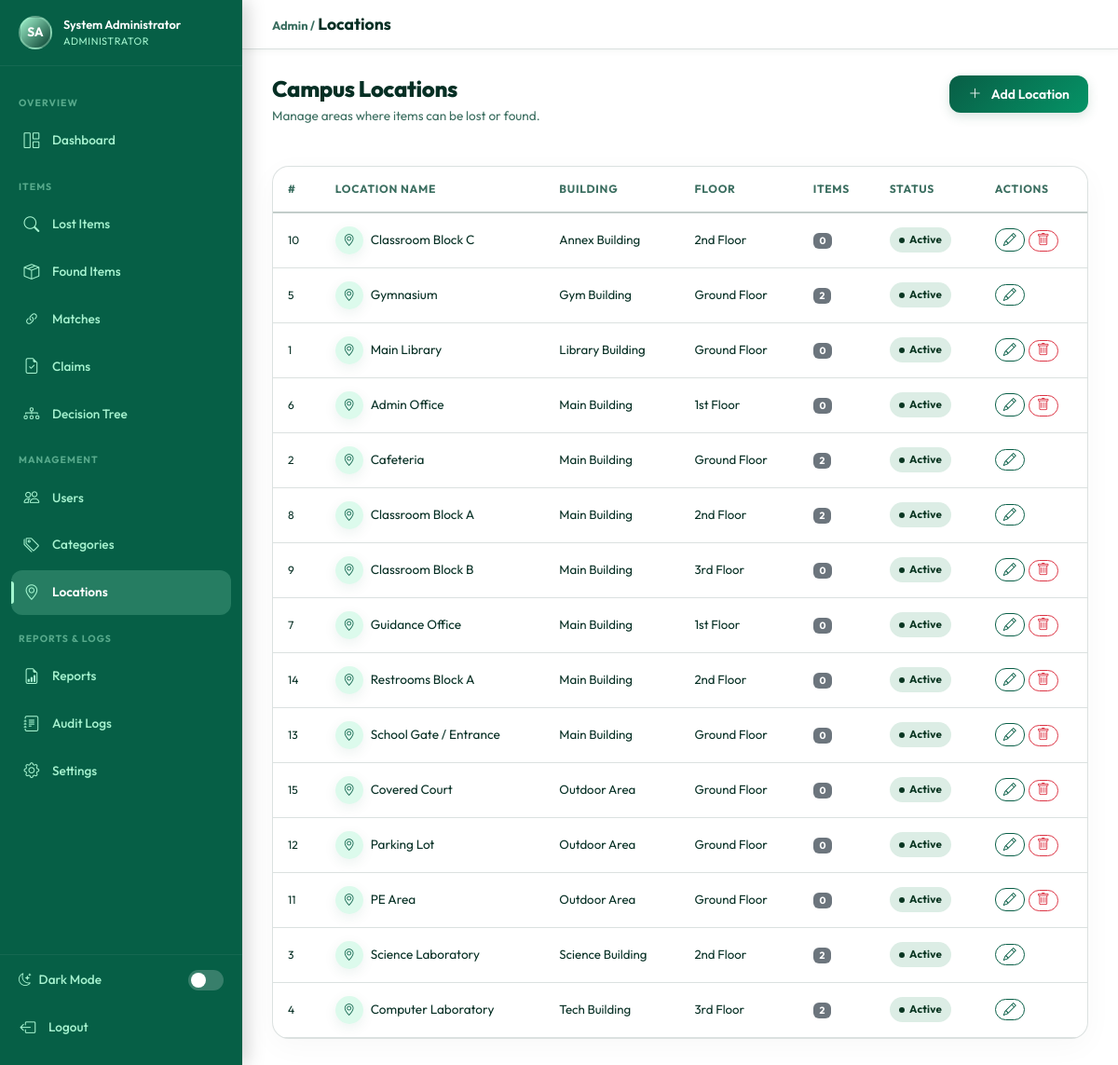
The page /admin/locations.php (signed in) on the database its author committed.
### tables this page shows
CREATE TABLE IF NOT EXISTS `users` (
    `id`              INT UNSIGNED    NOT NULL AUTO_INCREMENT,
    `name`            VARCHAR(100)    NOT NULL,
    `email`           VARCHAR(150)    NOT NULL,
    `password`        VARCHAR(255)    NOT NULL,
    `role`            ENUM('admin','student','security') NOT NULL DEFAULT 'student',
    `student_id`      VARCHAR(50)     NULL DEFAULT NULL,
    `phone`           VARCHAR(20)     NULL DEFAULT NULL,
    `profile_photo`   VARCHAR(255)    NULL DEFAULT NULL,
    `status`          ENUM('active','inactive','suspended') NOT NULL DEFAULT 'active',
    `remember_token`  VARCHAR(100)    NULL DEFAULT NULL,
    `last_login`      DATETIME        NULL DEFAULT NULL,
    `created_at`      DATETIME        NOT NULL DEFAULT CURRENT_TIMESTAMP,
    `updated_at`      DATETIME        NOT NULL DEFAULT CURRENT_TIMESTAMP ON UPDATE CURRENT_TIMESTAMP,
    PRIMARY KEY (`id`),
    UNIQUE KEY `uq_email` (`email`),
    KEY `idx_role`   (`role`),
    KEY `idx_status` (`status`)
);

CREATE TABLE IF NOT EXISTS `locations` (
    `id`          INT UNSIGNED NOT NULL AUTO_INCREMENT,
    `name`        VARCHAR(100) NOT NULL,
    `building`    VARCHAR(100) NULL DEFAULT NULL,
    `floor`       VARCHAR(50)  NULL DEFAULT NULL,
    `description` TEXT         NULL DEFAULT NULL,
    `status`      ENUM('active','inactive') NOT NULL DEFAULT 'active',
    `created_at`  DATETIME     NOT NULL DEFAULT CURRENT_TIMESTAMP,
    PRIMARY KEY (`id`),
    KEY `idx_status` (`status`)
);

### includes/auth.php (called while the page is built, shortened)
<?php
require_once __DIR__ . '/../config/database.php';
function isLoggedIn(): bool
{
    return isset($_SESSION['user_id']) && isset($_SESSION['role']);
}
function currentUser(): array
{
    static $user = null;
    if ($user === null) {
        $user = db()->fetchOne(
            'SELECT id, name, email, role, student_id, phone, profile_photo, status FROM users WHERE id = ? AND status = "active"',
            [$_SESSION['user_id']]
        );
    }
    return $user;
}
if (!function_exists('userInitials')) {
    function userInitials(string $name): string
    {
        $parts = explode(' ', trim($name));
        $initials = '';
        foreach (array_slice($parts, 0, 2) as $part) {
            $initials .= strtoupper($part[0] ?? '');
        }
        return $initials ?: '?';
    }
}
$user = isLoggedIn() ? currentUser() : [];

### config/database.php (called while the page is built, shortened)
<?php
class Database
{
    private static ?Database $instance = null;
    private PDO $connection;
    private function __construct()
    {
        $dsn = sprintf(
            'mysql:host=%s;port=%s;dbname=%s;charset=%s',
            DB_HOST, DB_PORT, DB_NAME, DB_CHARSET
        );
        $options = [
            PDO::ATTR_ERRMODE            => PDO::ERRMODE_EXCEPTION,
            PDO::ATTR_DEFAULT_FETCH_MODE => PDO::FETCH_ASSOC,
            PDO::ATTR_EMULATE_PREPARES   => false,
            PDO::MYSQL_ATTR_INIT_COMMAND => "SET NAMES utf8mb4 COLLATE utf8mb4_unicode_ci",
        ];
        try {
            $this->connection = new PDO($dsn, DB_USER, DB_PASS, $options);
        } catch (PDOException $e) {
            if (APP_DEBUG) {
                die('<div style="background:#f8d7da;color:#721c24;padding:1rem;font-family:monospace;border-radius:4px;">
                    <strong>Database Connection Failed:</strong><br>' . htmlspecialchars($e->getMessage()) . '
                </div>');
            }
            die('A database error occurred. Please try again later.');
        }
    }
    public static function getInstance(): Database
    {
        if (self::$instance === null) {
            self::$instance = new self();
        }
        return self::$instance;
    }
    public function query(string $sql, array $params = []): PDOStatement
    {
        $stmt = $this->connection->prepare($sql);
        $stmt->execute($params);
        return $stmt;
    }
    public function fetchOne(string $sql, array $params = []): array|false
    {
        return $this->query($sql, $params)->fetch();
    }
    public function fetchAll(string $sql, array $params = []): array
    {
        return $this->query($sql, $params)->fetchAll();
    }
}
function db(): Database
{
    return Database::getInstance();
}

### admin/locations.php (the view, shortened to what this page needs)
<?php
$activePage = 'locations';
require_once __DIR__ . '/../config/database.php';
require_once __DIR__ . '/../includes/auth.php';
require_once __DIR__ . '/../includes/functions.php';
$locations = db()->fetchAll(
    'SELECT l.*, (SELECT COUNT(*) FROM lost_items WHERE location_id=l.id)+(SELECT COUNT(*) FROM found_items WHERE location_id=l.id) AS item_count
     FROM locations l ORDER BY l.building, l.name ASC'
);
include __DIR__ . '/../includes/header.php';
include __DIR__ . '/../includes/sidebar_admin.php';
?>
<div class="main-content">
  <div class="topbar">
    <div class="topbar-title"><span class="text-muted-sm">Admin /</span> Locations</div>
  </div>
  <div class="content-area">
    <div class="page-header">
      <div><h1 class="page-title">Campus Locations</h1><p class="page-subtitle">Manage areas where items can be lost or found.</p></div>
      <button class="btn btn-primary" data-bs-toggle="modal" data-bs-target="#createLocModal">
        <i class="bi bi-plus-lg me-1"></i> Add Location
      </button>
    </div>
    <div class="card">
      <div class="card-body p-0">
        <div class="table-responsive">
          <table class="table table-hover mb-0">
            <thead><tr><th>#</th><th>Location Name</th><th>Building</th><th>Floor</th><th>Items</th><th>Status</th><th>Actions</th></tr></thead>
            <tbody>
              <?php foreach ($locations as $loc): ?>
              <tr>
                <td style="font-size:.75rem;"><?= $loc['id'] ?></td>
                <td>
                  <div class="d-flex align-items-center gap-2">
                    <div class="stat-icon green" style="width:30px;height:30px;font-size:.8rem;"><i class="bi bi-geo-alt"></i></div>
                    <span class="fw-600" style="font-size:.85rem;"><?= e($loc['name']) ?></span>
                  </div>
                </td>
                <td style="font-size:.83rem;"><?= e($loc['building'] ?? '—') ?></td>
                <td style="font-size:.83rem;"><?= e($loc['floor']    ?? '—') ?></td>
                <td>
                  <span class="badge bg-secondary"><?= number_format((int)$loc['item_count']) ?></span>
                </td>
                <td><?= statusBadge($loc['status']) ?></td>
                <td>
                  <div class="d-flex gap-1">
                    <button class="btn btn-sm btn-outline-primary py-0 px-2"
                            data-bs-toggle="modal" data-bs-target="#editLocModal"
                            data-id="<?= $loc['id'] ?>" data-name="<?= e($loc['name']) ?>"
                            data-building="<?= e($loc['building']??'') ?>" data-floor="<?= e($loc['floor']??'') ?>"
                            data-desc="<?= e($loc['description']??'') ?>" data-status="<?= $loc['status'] ?>">
                      <i class="bi bi-pencil"></i>
                    </button>
                    <?php if ((int)$loc['item_count'] === 0): ?>
                    <form method="POST" class="d-inline" onsubmit="return confirmDelete('Delete location?')">
                      <button class="btn btn-sm btn-outline-danger py-0 px-2"><i class="bi bi-trash"></i></button>
                    </form>
                    <?php endif; ?>
                  </div>
                </td>
              </tr>
              <?php endforeach; ?>
            </tbody>
          </table>
        </div>
      </div>
    </div>
  </div>
</div>
<?php include __DIR__ . '/../includes/footer.php'; ?>

### includes/sidebar_admin.php (shortened to what this page needs)
<?php
require_once __DIR__ . '/../includes/auth.php';
require_once __DIR__ . '/../includes/functions.php';
require_once __DIR__ . '/../includes/notifications.php';
$u = currentUser();
$activePage = $activePage ?? '';
function adminNavLink(string $href, string $icon, string $label, string $page, string $active, int $badge = 0): string {
    $cls = $page === $active ? ' active' : '';
    $b   = $badge > 0 ? "<span class='nav-badge'>{$badge}</span>" : '';
    return "<li class='nav-item'>
              <a href='{$href}' class='nav-link-sidebar{$cls}'>
                <i class='bi {$icon}'></i> {$label} {$b}
              </a>
            </li>";
}
$pendingClaims   = db()->fetchOne('SELECT COUNT(*) AS c FROM claims WHERE status="pending"')['c'] ?? 0;
$pendingMatches  = db()->fetchOne('SELECT COUNT(*) AS c FROM matches WHERE status="pending"')['c'] ?? 0;
?>
<nav class="sidebar" id="sidebar">
  <div class="sidebar-user">
    <div class="sidebar-avatar"><?= userInitials($u['name']) ?></div>
    <div>
      <div class="sidebar-user-name"><?= e($u['name']) ?></div>
      <div class="sidebar-user-role">Administrator</div>
    </div>
  </div>
  <ul class="sidebar-nav list-unstyled">
    <span class="nav-section-label">Overview</span>
    <?= adminNavLink(BASE_URL.'/admin/dashboard.php',   'bi-grid-1x2',       'Dashboard',   'dashboard',   $activePage) ?>
    <span class="nav-section-label">Items</span>
    <?= adminNavLink(BASE_URL.'/admin/reports.php?type=lost',  'bi-search',   'Lost Items',  'lost',        $activePage) ?>
    <?= adminNavLink(BASE_URL.'/admin/reports.php?type=found', 'bi-box-seam', 'Found Items', 'found',       $activePage) ?>
    <?= adminNavLink(BASE_URL.'/admin/reports.php?type=match', 'bi-link-45deg','Matches',    'matches',     $activePage, (int)$pendingMatches) ?>
    <?= adminNavLink(BASE_URL.'/admin/claims.php',      'bi-file-earmark-check','Claims',   'claims',      $activePage, (int)$pendingClaims) ?>
    <?= adminNavLink(BASE_URL.'/admin/decision_tree.php', 'bi-diagram-3', 'Decision Tree', 'decision_tree', $activePage) ?>
    <span class="nav-section-label">Management</span>
    <?= adminNavLink(BASE_URL.'/admin/users.php',       'bi-people',         'Users',       'users',       $activePage) ?>
    <?= adminNavLink(BASE_URL.'/admin/categories.php',  'bi-tags',           'Categories',  'categories',  $activePage) ?>
    <?= adminNavLink(BASE_URL.'/admin/locations.php',   'bi-geo-alt',        'Locations',   'locations',   $activePage) ?>
    <span class="nav-section-label">Reports & Logs</span>
    <?= adminNavLink(BASE_URL.'/admin/reports.php',     'bi-file-earmark-bar-graph','Reports','reports',   $activePage) ?>
    <?= adminNavLink(BASE_URL.'/admin/audit_logs.php',  'bi-journal-text',   'Audit Logs',  'audit',       $activePage) ?>
    <?= adminNavLink(BASE_URL.'/admin/settings.php',    'bi-gear',           'Settings',    'settings',    $activePage) ?>
  </ul>
  <div class="sidebar-footer">
    <div class="d-flex align-items-center justify-content-between px-2 mb-3">
      <span style="font-size: 0.85rem; color: var(--sidebar-text); font-weight: 500;">
        <i class="bi bi-moon-stars me-2"></i>Dark Mode
      </span>
      <button class="dark-toggle <?= $isDark ? 'active' : '' ?>" id="darkToggle" aria-label="Toggle dark mode"></button>
    </div>
    <a href="<?= BASE_URL ?>/logout.php" class="nav-link-sidebar px-2">
      <i class="bi bi-box-arrow-left"></i> Logout
    </a>
  </div>
</nav>

### includes/functions.php (shortened to what this page needs)
<?php
require_once __DIR__ . '/../config/database.php';
function e(mixed $val): string
{
    return htmlspecialchars((string)($val ?? ''), ENT_QUOTES | ENT_HTML5, 'UTF-8');
}
function statusBadge(string $status): string
{
    $labels = [
        'pending'   => 'Pending',
        'active'    => 'Active',
        'matched'   => 'Matched',
        'claimed'   => 'Claimed',
        'closed'    => 'Closed',
        'approved'  => 'Approved',
        'rejected'  => 'Rejected',
        'released'  => 'Released',
        'confirmed' => 'Confirmed',
        'inactive'  => 'Inactive',
        'suspended' => 'Suspended',
    ];
    $label = $labels[$status] ?? ucfirst($status);
    return "<span class='badge-status badge-{$status}'>" . e($label) . "</span>";
}

### rows shown on the page
users: name "SA", name "System Administrator"
locations: id "10", name "Classroom Block C", building "Annex Building", floor "2nd Floor", item_count "0", status "Active"
locations: id "5", name "Gymnasium", building "Gym Building", floor "Ground Floor", item_count "2", status "Active"
locations: id "1", name "Main Library", building "Library Building", floor "Ground Floor", item_count "0", status "Active"
locations: id "6", name "Admin Office", building "Main Building", floor "1st Floor", item_count "0", status "Active"
locations: id "2", name "Cafeteria", building "Main Building", floor "Ground Floor", item_count "2", status "Active"
locations: id "8", name "Classroom Block A", building "Main Building", floor "2nd Floor", item_count "2", status "Active"
locations: id "9", name "Classroom Block B", building "Main Building", floor "3rd Floor", item_count "0", status "Active"
locations: id "7", name "Guidance Office", building "Main Building", floor "1st Floor", item_count "0", status "Active"
locations: id "14", name "Restrooms Block A", building "Main Building", floor "2nd Floor", item_count "0", status "Active"
locations: id "13", name "School Gate / Entrance", building "Main Building", floor "Ground Floor", item_count "0", status "Active"
locations: id "15", name "Covered Court", building "Outdoor Area", floor "Ground Floor", item_count "0", status "Active"
locations: id "12", name "Parking Lot", building "Outdoor Area", floor "Ground Floor", item_count "0", status "Active"
locations: id "11", name "PE Area", building "Outdoor Area", floor "Ground Floor", item_count "0", status "Active"
locations: id "3", name "Science Laboratory", building "Science Building", floor "2nd Floor", item_count "2", status "Active"
locations: id "4", name "Computer Laboratory", building "Tech Building", floor "3rd Floor", item_count "2", status "Active"

### other values the page prints
$label "Dashboard Lost Items Found Items Matches Claims Decision Tree Users Categories Locations Reports Audit Logs Settings"
